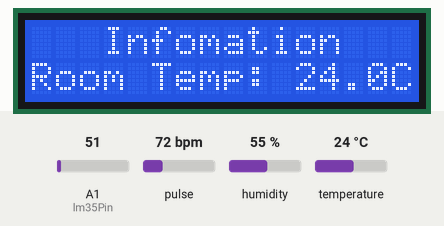
Simulated run of this sketch. Board: Arduino Uno, built with avr-gcc and run on an emulated ATmega328P. Shown: 16×2 character LCD. Inputs (shaded band) come from the test bench; at power-on: pulse 72 bpm, humidity 55 %, A1 (lm35Pin) = 51, temperature 24 °C. What the sketch prints to the serial monitor is not drawn.

Above: at 1.7 s.
1.8 s: pulse set to 42 bpm
At 10.2 s:
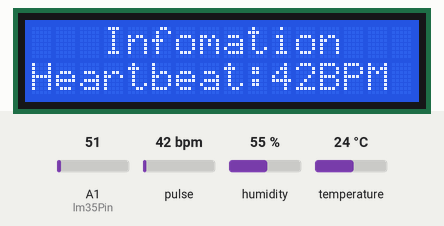
15.5 s: humidity set to 22 %
At 26.0 s:
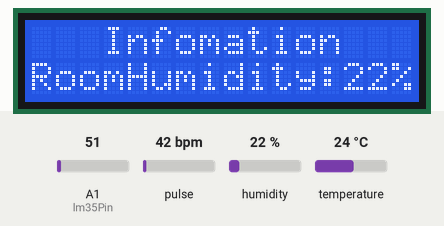
28.9 s: A1 (lm35Pin) set to 61
At 39.9 s:
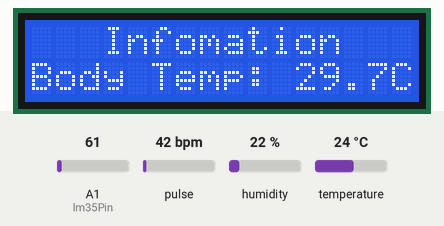
40.2 s: temperature set to 12 °C
At 46.7 s:
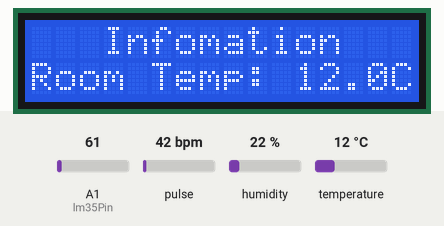
49.5 s: pulse set to 70 bpm
At 56.0 s:
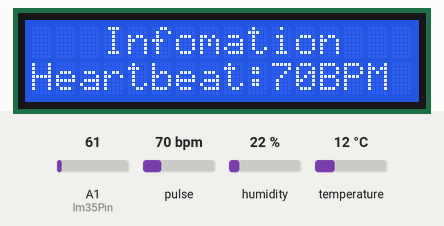
58.8 s: pulse set to 100 bpm
At 67.5 s:
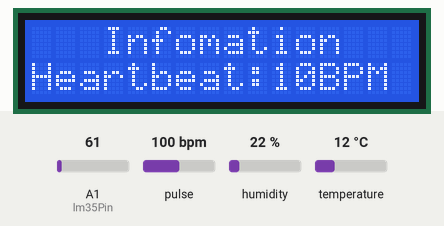
Timing chart, 0 to 69.0 s (numbered marks = the images above; inputs shaded):
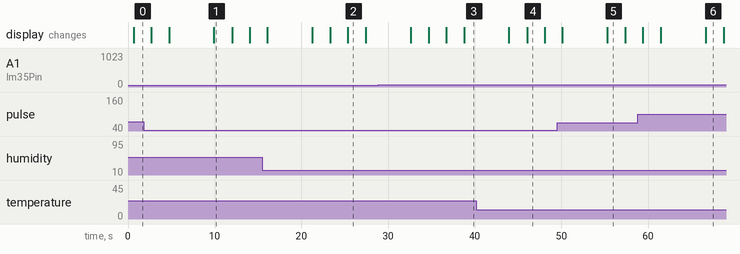

The sketch:

arduino_main.ino
```cpp
#include <DHT.h>
#include <DHT_U.h>
#include<LiquidCrystal.h>
#include <LiquidCrystal_I2C.h>
#include <SoftwareSerial.h>
#include <Adafruit_Sensor.h>

#define ETX 3
#define ERX 4
#define lm35Pin A1
#define DHTPIN 2                       /* Define PIN for DHT11 sensor. It's digital PIN */
#define TEMPTYPE 0                     /* For reading temperature in celcius */
#define DHTTYPE DHT11
#define UNIVERSALDELAY 1000
#define USE_ARDUINO_INTERRUPTS true    /* Set-up low-level interrupts for most acurate BPM math */
                                       /* Always declare USE_ARDUINO_INTERRUPTS before including PulseSensorPlayground.h */
#include <PulseSensorPlayground.h>     /* Includes the PulseSensorPlayground Library. */

DHT dhtSensor(DHTPIN, DHTTYPE);
SoftwareSerial esp8266(ETX, ERX);       /* For esp8266 module */
PulseSensorPlayground pulseSensor;      /* Creates an instance of the PulseSensorPlayground object called "pulseSensor" */
LiquidCrystal_I2C lcd(0x27,16,2);

volatile float lm35Temp = 0.0;
volatile const int PulseWire = 0;       /* PulseSensor PURPLE WIRE connected to ANALOG PIN 0 */
volatile int Threshold = 550;           /* Determine which Signal to "count as a beat" and which to ignore. */
                                        /* Otherwise leave the default "550" value. */
volatile int myBPM;
volatile float dhtHumidity;
volatile float celciusTemperature;

void setup() {
  pulseSensor.analogInput(PulseWire);
  pulseSensor.setThreshold(Threshold);

  Serial.begin(9600);
  while(!Serial){
    ;
  }
  esp8266.begin(115200);

  lcd.init();
  lcd.backlight();
  lcd.setCursor(3,0);
  lcd.print("Infomation");

  dhtSensor.begin();
  delay(UNIVERSALDELAY/2);

  if(pulseSensor.begin()){
    Serial.println("Starting...");
  }
}

void lm35Method() {
  int lm35Value = analogRead(lm35Pin);
  lm35Temp = (lm35Value * 5.0 * 100.0) / 1024.0;
  Serial.print("Temperature: ");
  Serial.print(lm35Temp);
  Serial.println("°C");
  lcd.setCursor(0,1);
  lcd.print("Body Temp: ");
  lcd.setCursor(11,1);
  lcd.print(lm35Temp);
  lcd.setCursor(15,1);
  lcd.print("C");
}

void pulseSensorMethod(){
  myBPM = pulseSensor.getBeatsPerMinute();      /* Calls function on our pulseSensor object that returns BPM as an "int". */

  if (pulseSensor.sawStartOfBeat()){                 /* Constantly test to see if "a beat happened". */
    Serial.println("♥ A HeartBeat Happened ! ");     /* If test is "true", print a message "a heartbeat happened". */
    Serial.print("BPM: ");                           /* Print phrase "BPM: " */
    Serial.println(myBPM);                           /* Print the value inside of myBPM. */
    lcd.setCursor(0,1);
    lcd.print("Heartbeat: ");
    lcd.setCursor(10,1);
    lcd.print(myBPM);
    lcd.setCursor(12,1);
    lcd.print("BPM ");
    delay(2000);
  }
}

void dht11Sensor(){
  dhtHumidity = dhtSensor.readHumidity();
  celciusTemperature = dhtSensor.readTemperature();

  Serial.print("Room Humidity: ");
  Serial.print(dhtHumidity);
  Serial.println("%");
  Serial.print("Room Temperature: ");
  Serial.print(celciusTemperature);
  Serial.println("°C");

  if(!isnan(dhtHumidity) && !isnan(celciusTemperature)){
    lcd.setCursor(0,1);
    lcd.print("Room Temp: ");
    lcd.setCursor(11,1);
    lcd.print(celciusTemperature);
    lcd.setCursor(15,1);
    lcd.print("C");

    delay(2000);
    int iHM = (int)dhtHumidity;
    lcd.setCursor(0,1);
    lcd.print("RoomHumidity:");
    lcd.setCursor(13,1);
    lcd.print(iHM);
    lcd.setCursor(15,1);
    lcd.print("%");
    delay(2000);
  }
}

void esp8266Module(){
  Serial.println("<--------------- Sending through ESP8266 --------------->");

  esp8266.print("BPM:");
  esp8266.println(myBPM);

  esp8266.print("Humidity:");
  esp8266.println(dhtHumidity, 2);

  esp8266.print("TemperatureDHT:");
  esp8266.println(celciusTemperature, 2);

  esp8266.print("TemperatureLM35:");
  esp8266.println(lm35Temp, 2);


  Serial.println("<--------------- Successfully Sent through ESP8266 --------------->");
}

void loop(){
  lcd.setCursor(1,0);

  pulseSensorMethod();
  delay(UNIVERSALDELAY/25);
  Serial.println("After pulse sensor");

  dht11Sensor();
  delay(UNIVERSALDELAY/25);
  Serial.println("After dht sensor");

  lm35Method();
  delay(UNIVERSALDELAY/25);
  Serial.println("After lm35 sensor");

  esp8266Module();
  delay(UNIVERSALDELAY/25);
  Serial.println("Waiting...");
  delay(UNIVERSALDELAY*5);
}
```

Measured:
- what the display in image 1 shows lasts 2.1 s, from 9.9 s to 12.0 s
- what the display in image 4 shows lasts 2.1 s, from 46.0 s to 48.1 s
